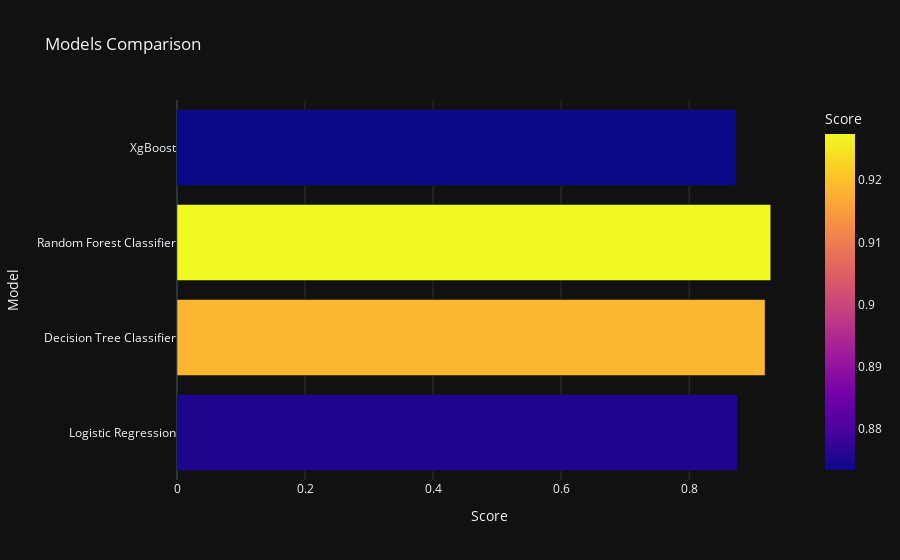

Write notebook code for a chart like this one.
### Code cell
px.bar(data_frame = models_df, x = 'Score', y = 'Model', color = 'Score', template = 'plotly_dark', title = 'Models Comparison')

### Figure 1 — Plotly figure (JSON) as saved in the notebook; plotly's stock layout.template omitted (floating-point values rounded to 4 significant figures)
{"data": [{"alignmentgroup": "True", "hovertemplate": "Score=%{marker.color}<br>Model=%{y}<extra></extra>", "legendgroup": "", "marker": {"color": [0.8754, 0.9186, 0.9274, 0.8734], "coloraxis": "coloraxis", "pattern": {"shape": ""}}, "name": "", "offsetgroup": "", "orientation": "h", "showlegend": false, "textposition": "auto", "type": "bar", "x": [0.8754, 0.9186, 0.9274, 0.8734], "xaxis": "x", "y": ["Logistic Regression", "Decision Tree Classifier", "Random Forest Classifier", "XgBoost"], "yaxis": "y"}], "layout": {"barmode": "relative", "coloraxis": {"colorbar": {"title": {"text": "Score"}}, "colorscale": [[0, "#0d0887"], [0.1111, "#46039f"], [0.2222, "#7201a8"], [0.3333, "#9c179e"], [0.4444, "#bd3786"], [0.5556, "#d8576b"], [0.6667, "#ed7953"], [0.7778, "#fb9f3a"], [0.8889, "#fdca26"], [1, "#f0f921"]]}, "legend": {"tracegroupgap": 0}, "title": {"text": "Models Comparison"}, "xaxis": {"anchor": "y", "domain": [0, 1], "title": {"text": "Score"}}, "yaxis": {"anchor": "x", "domain": [0, 1], "title": {"text": "Model"}}}}
